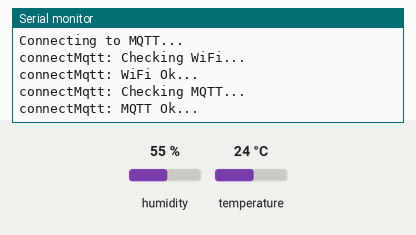
This sketch was run on a simulated ESP32-C3. Parts: the last lines printed to the serial monitor. The inputs (shaded band) are chosen by the test bench; at power-on: humidity 55 %, temperature 24 °C. WiFi joins after 1.5 s; servers stay silent unless stated; random numbers use the default seed unless the sketch sets one; no MQTT or app messages arrive unless stated.

Above: at 2.7 s.
2.8 s: humidity set to 22 %
At 5.5 s:
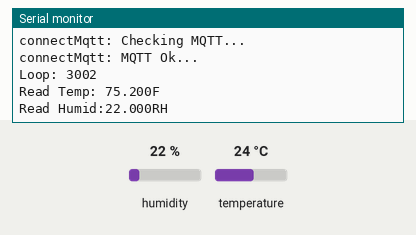
7.3 s: temperature set to 12 °C
At 7.9 s:
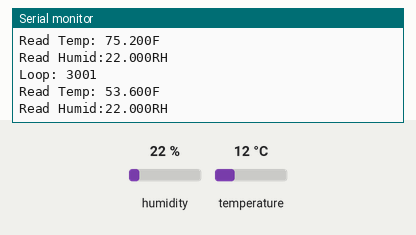
11.8 s: humidity set to 40 %
At 14.9 s:
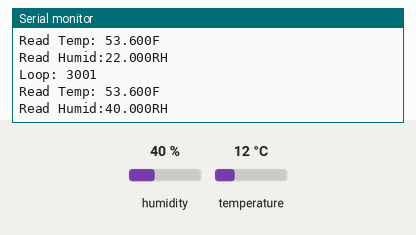

The sketch:

main.ino
```cpp
// This example uses an Arduino Nano 33 IoT together with
// a WiFiNINA to connect to shiftr.io.

#include <stdio.h>
#include <WiFi.h>
#include <MQTT.h>

#include <Wire.h>
#include <Adafruit_GFX.h>
#include <Adafruit_SSD1306.h>
#include "DHT.h"
const char* ssid = "XXX";     //Update with your WiFi SSID
const char* pass = "XXX";     //Update with your WiFi password
const char mqttBroker[63] = "XXX";
const char gNumber[5] = "5779";

unsigned long currMillis, prevMillis;
char text_buffer[64];
String oledline[9];
const int oledLib = 1;

WiFiClient wifiClient;
MQTTClient mqttClient;

int myRand;
char mqttClienName[31];

char topic_temp[61]  = "";
char topic_humid[61]  = "";
char msg_temp[64];
char msg_humid[64];
float tempF = 0, humidity = 0;

#define DHTPIN 3
#define DHTTYPE DHT22
DHT dht(DHTPIN, DHTTYPE);

void setup() {
  Serial.begin(115200);
  dht.begin();
  Serial.println("Setup Started");
  randomSeed(1);
  sprintf(topic_temp,  "%s/Gxxxx%s/esp32c3/dht22/temp",  "ece508", gNumber );
  sprintf(topic_humid, "%s/Gxxxx%s/esp32c3/dht22/humid", "ece508", gNumber );

  //Generate Random MQTT ClientID
  myRand = random(0, 9999);
  sprintf(mqttClienName, "client_%04d_Gxxxx%s", myRand, gNumber);

  Serial.println("Connecting to Wifi...");
  prevMillis = millis();

  WiFi.mode(WIFI_STA);
  int status = WL_IDLE_STATUS;
  WiFi.begin(ssid, pass);
  while (WiFi.status() != WL_CONNECTED) {
    Serial.println("Reattemping WIFI Connect"); delay(250);
  }
  sprintf(text_buffer, "Connected in %d sec", (millis()-prevMillis)/1000);
  Serial.println( String(text_buffer) );

  mqttClient.begin(mqttBroker, wifiClient);

  prevMillis = millis();
}

void loop() {
  mqttClient.loop();

  if (!mqttClient.connected()) {
    Serial.println(String("Connecting to MQTT..."));
    connectMqtt(mqttClienName);
  }

  currMillis = millis();
  // publish a message roughly every 3 second.
  if (currMillis - prevMillis > 3000) {
    Serial.println("Loop: " + String(currMillis-prevMillis));
    prevMillis = currMillis;

    // Read temp/humid sensors
    humidity = dht.readHumidity();
    tempF = dht.readTemperature(true);

    // Store in message
    sprintf(msg_temp, "%.3fF", tempF );
    sprintf(msg_humid, "%.3fRH", humidity);
    Serial.println("Read Temp: " + String(msg_temp) );
    Serial.println("Read Humid:" +  String(msg_humid) );

    mqttClient.publish(topic_temp,  String(msg_temp));
    mqttClient.publish(topic_humid, String(msg_humid));
  }
}

void connectMqtt(char *mqttClienName)
{
  Serial.println("connectMqtt: Checking WiFi...");
  while (WiFi.status() != WL_CONNECTED) {
    Serial.print("."); delay(1000);
  }
  Serial.println("connectMqtt: WiFi Ok...");

  Serial.println("connectMqtt: Checking MQTT...");
  while (!mqttClient.connect(mqttClienName, "public", "public")) {
    Serial.print("."); delay(1000);
  }
  Serial.println("connectMqtt: MQTT Ok...");

}
```

Measured:
- after the input at 2.8 s, the serial monitor: prints a new line after 1.7 s (image 1)
- after the input at 7.3 s, the serial monitor: prints a new line after 0.21 s (image 2)
- after the input at 11.8 s, the serial monitor: prints a new line after 1.7 s (image 3)
